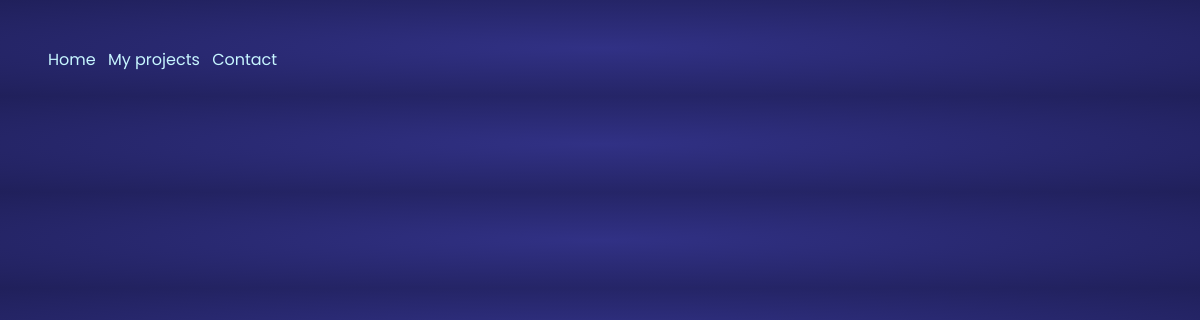
/portfolio/, run on an earlier commit of the app's database.
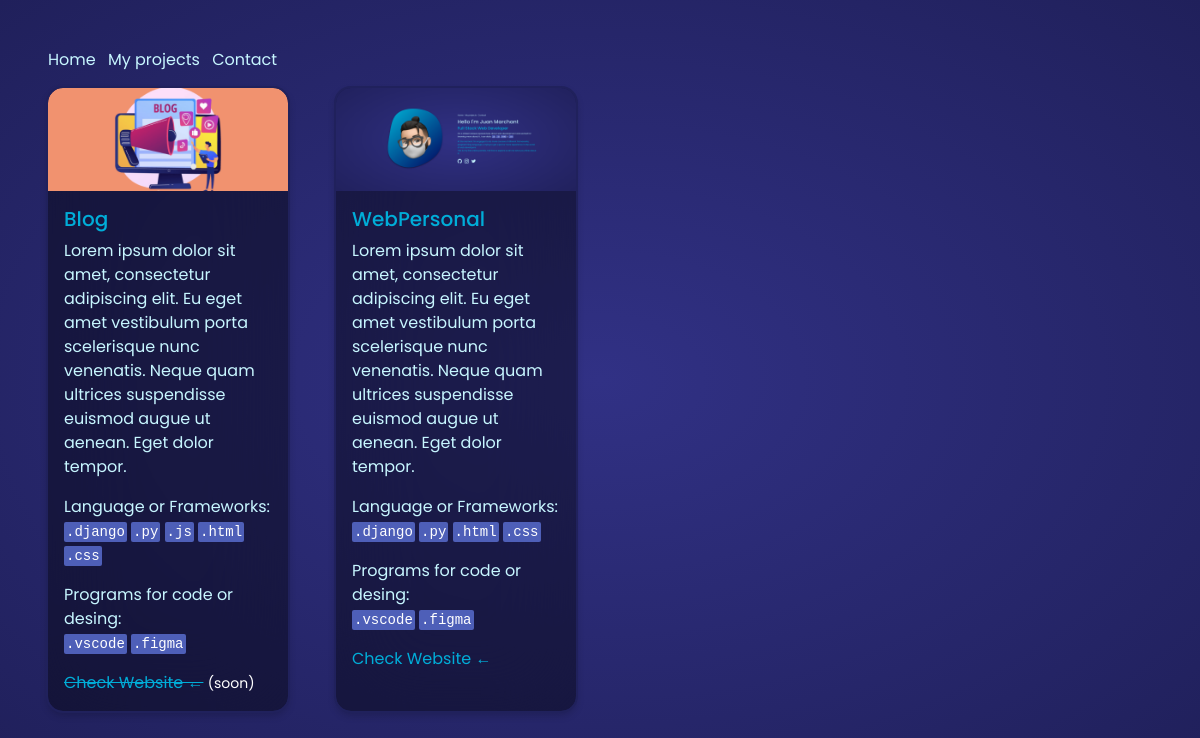
And on a later commit of the database.
### portfolio/models.py (models this page shows, shortened)
class Project(models.Model):
    title = models.CharField(max_length=200, verbose_name="Título")
    description = models.TextField(verbose_name="Descripción")
    image = models.ImageField(verbose_name = 'Imagen', upload_to="projects")
    language_choice = (
        ('.django','.django'),
        ('.py','.py'),
        ('.js','.js'),
        ('.html','.html'),
        ('.css','.css'),
    )
    language = MultiSelectField(choices = language_choice, verbose_name="Lenguajes")
    program_choice = (
        ('.vscode','.vscode'),
        ('.figma','.figma')
    )
    program = MultiSelectField(choices = program_choice, verbose_name = 'Programas')
    url_link =  models.URLField(null=True, blank=True, verbose_name="Dirección Web")
    created = models.DateTimeField(auto_now_add=True, verbose_name = 'Fecha de creación')
    updated = models.DateTimeField(auto_now=True, verbose_name = 'Fecha de actualización')
    class Meta:
        verbose_name = 'proyecto'
        verbose_name_plural = 'proyectos'
        ordering = ['-created']

### portfolio/views.py (the view)
# urls.py: path('', PortfolioPageView.as_view(), name='home')
class PortfolioPageView(TemplateView):
    template_name = 'portfolio/portfolio.html'
    def get_context_data(self):
        context = {
        'projects': Project.objects.all(),
        }
        return context

### portfolio/templates/portfolio/portfolio.html (shortened to what this page needs)
{% extends 'core/base.html' %}
{%block content %}
{% load static %}
<div class="container-fluid p-5">
  {% include 'core/navbar.html' %}
  <div class="row row-cols-lg-4 row-cols-md-2 row-cols-sm-1 row-cols-1 g-5">
  {% for project in projects %}
    <div class="col">
      <div class="card h-100 bg-bluee border-15r shadow-me ">
        <img class="card-img-top border-top-15r" src="{{project.image.url}}" alt="{{project.title}}" />
        <div class="card-body">
          <h5 class="card-title text-mediumblue">{{project.title}}</h5>
          <p class="card-text text-lightblue">
            {{project.description}}
          </p>
          <p class="text-lightblue">Language or Frameworks: <br>
          {% for language in project.language %}
            <code>{{language}}</code>
          {% endfor %}
          </p>
          <p class="text-lightblue">Programs for code or desing: <br>
          {% for program in project.program %}
            <code>{{program}}</code>
          {% endfor %}
          </p>
          {% if project.url_link != NULL %}
            <a href="{{project.url_link}}" class="text-mediumblue text-decoration-none">Check Website ←</a>
          {% else %}
            <a href="#" class="btn-link disable text-mediumblue text-decoration-line-through">Check Website ←</a>
            <small class="text-white">(soon)</small>
          {% endif %}
        </div>
      </div>
    </div>
  {% endfor %}
  </div>
</div>
{% endblock content %}

### core/templates/core/base.html (shortened to what this page needs)
<!DOCTYPE html>
<html lang="en">
  <head>
    {% load static %}
    <link href="https://cdn.jsdelivr.net/npm/bootstrap@5.1.3/dist/css/bootstrap.min.css" rel="stylesheet"/>
    <link rel="stylesheet" href="{% static 'core/css/main.css' %}">
  </head>
  <body>
    {% block content %} {% block navbar %}{% endblock navbar %}{% endblock content %}
  </body>
</html>

### core/templates/core/navbar.html
<nav>
  <ul class="list-inline">
    <li class="list-inline-item"><a class="text-lightblue text-decoration-none" href="{% url 'main:home' %}">Home</a></li>
    <li class="list-inline-item"><a class="text-lightblue text-decoration-none" href="{% url 'portfolio:home' %}">My projects</a></li>
    <li class="list-inline-item"><a class="text-lightblue text-decoration-none" href="{% url 'contact:home' %}">Contact</a></li>
  </ul>
</nav>

### core/static/core/css/main.css (style rules this page uses)
body { background-image: radial-gradient(#313185, #20205b); font-family: "Poppins", sans-serif; }
.text-lightblue { color: #C7F6FF !important; }
.text-mediumblue { color: #00add8 !important; }
.bg-bluee { backdrop-filter: blur(40px) !important; background: linear-gradient(178.88deg, rgba(0, 0, 0, 0.4) -8.62%, rgba(0, 0, 0, 0.4) 125.23%) !important; }
.border-15r { border-radius: 15px !important; }
.border-top-15r { border-radius: 15px 15px 0px 0px !important; }
.shadow-me { box-shadow: 0px 4px 8px rgba(0, 0, 0, 0.2) !important; }
.card { outline: 2px solid #20215C; border: none; }
code { color: white; padding: 2px; border-radius: 2px; background-color: rgb(78, 95, 184); }

What changed in the data, as far as the page shows it:
added Project: image (picture), title "Blog", description "Lorem ipsum dolor sit amet, consectetur adipiscing elit. Eu eget amet vestibulum porta scelerisque nunc venenatis. Neque quam ultrices suspendisse euismod augue ut aenean. Eget dolor tempor.", language ".django" ".py" ".js" ".html" ".css", program ".vscode" ".figma", shows "Check Website ←"
added Project: image (picture), title "WebPersonal", description "Lorem ipsum dolor sit amet, consectetur adipiscing elit. Eu eget amet vestibulum porta scelerisque nunc venenatis. Neque quam ultrices suspendisse euismod augue ut aenean. Eget dolor tempor.", language ".django" ".py" ".html" ".css", program ".vscode" ".figma"
